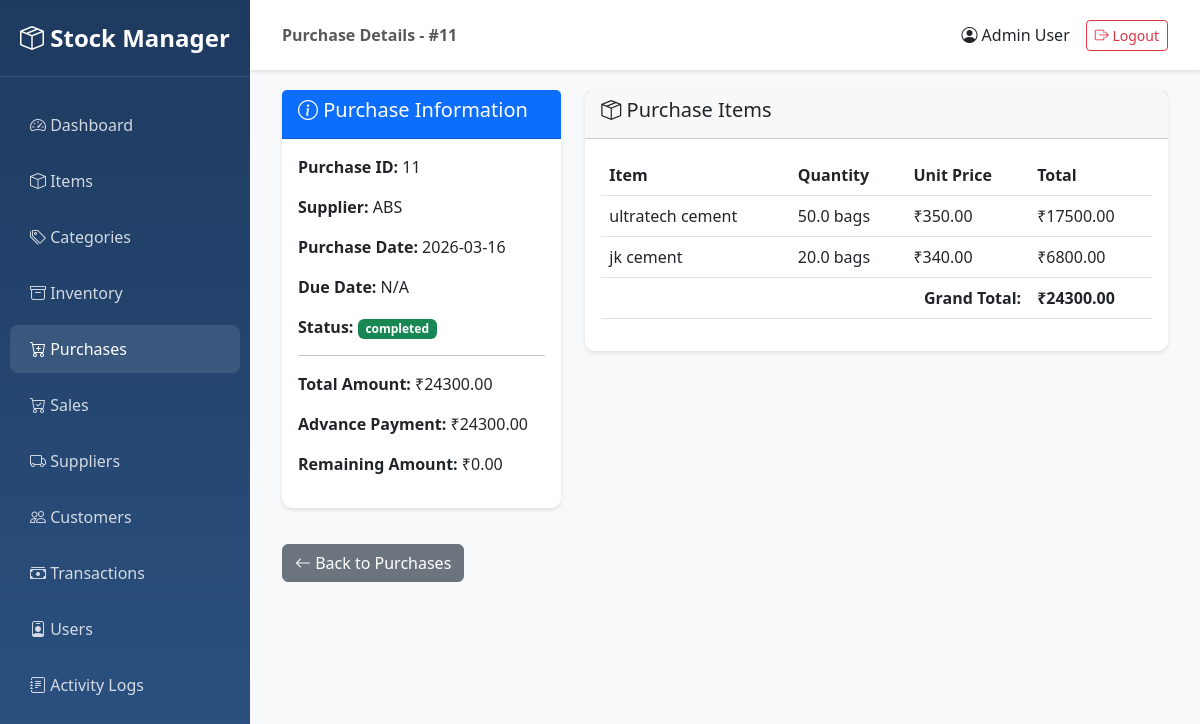
The app's page /purchases/11/view (signed in) with its own data.
### app/models/purchase.py (models this page shows, shortened)
class Purchase(db.Model):
    __tablename__ = 'purchases'
    purchase_id = db.Column(db.Integer, primary_key=True)
    supplier_id = db.Column(db.Integer, db.ForeignKey('suppliers.supplier_id'), nullable=False)
    purchase_date = db.Column(db.Date, nullable=False, default=datetime.utcnow)
    total_amount = db.Column(db.Float, nullable=False, default=0.0)
    advance_payment = db.Column(db.Float, nullable=False, default=0.0)
    remaining_amount = db.Column(db.Float, nullable=False, default=0.0)
    due_date = db.Column(db.Date, nullable=True)
    status = db.Column(db.String(20), nullable=False, default='pending')  # pending, completed, cancelled
    created_by = db.Column(db.Integer, db.ForeignKey('users.user_id'), nullable=True)
    updated_by = db.Column(db.Integer, db.ForeignKey('users.user_id'), nullable=True)
    created_at = db.Column(db.DateTime, nullable=False, default=datetime.utcnow)
    updated_at = db.Column(db.DateTime, nullable=False, default=datetime.utcnow, onupdate=datetime.utcnow)
    items = db.relationship('PurchaseItem', backref='purchase', lazy='dynamic', cascade='all, delete-orphan')

class PurchaseItem(db.Model):
    __tablename__ = 'purchase_items'
    id = db.Column(db.Integer, primary_key=True)
    purchase_id = db.Column(db.Integer, db.ForeignKey('purchases.purchase_id'), nullable=False)
    item_id = db.Column(db.Integer, db.ForeignKey('items.item_id'), nullable=False)
    quantity = db.Column(db.Float, nullable=False)
    price = db.Column(db.Float, nullable=False)
    total = db.Column(db.Float, nullable=False)
    created_by = db.Column(db.Integer, db.ForeignKey('users.user_id'), nullable=True)
    updated_by = db.Column(db.Integer, db.ForeignKey('users.user_id'), nullable=True)
    created_at = db.Column(db.DateTime, nullable=False, default=datetime.utcnow)
    updated_at = db.Column(db.DateTime, nullable=False, default=datetime.utcnow, onupdate=datetime.utcnow)

### app/models/user.py (models this page shows, shortened)
class User(UserMixin, db.Model):
    __tablename__ = 'users'
    user_id = db.Column(db.Integer, primary_key=True)
    name = db.Column(db.String(100), nullable=False)
    username = db.Column(db.String(50), unique=True, nullable=False, index=True)
    password = db.Column(db.String(255), nullable=False)
    role = db.Column(db.String(20), nullable=False, default='user')  # admin, manager, user
    status = db.Column(db.String(20), nullable=False, default='active')  # active, inactive
    created_by = db.Column(db.Integer, db.ForeignKey('users.user_id'), nullable=True)
    updated_by = db.Column(db.Integer, db.ForeignKey('users.user_id'), nullable=True)
    created_at = db.Column(db.DateTime, nullable=False, default=datetime.utcnow)
    updated_at = db.Column(db.DateTime, nullable=False, default=datetime.utcnow, onupdate=datetime.utcnow)
    logs = db.relationship('Log', backref='user', lazy='dynamic')
    def is_admin(self):
        return self.role == 'admin'

### app/models/supplier.py (models this page shows, shortened)
class Supplier(db.Model):
    __tablename__ = 'suppliers'
    supplier_id = db.Column(db.Integer, primary_key=True)
    supplier_name = db.Column(db.String(200), nullable=False, index=True)
    phone = db.Column(db.String(20), nullable=True)
    address = db.Column(db.Text, nullable=True)
    current_balance = db.Column(db.Float, nullable=False, default=0.0)
    created_by = db.Column(db.Integer, db.ForeignKey('users.user_id'), nullable=True)
    updated_by = db.Column(db.Integer, db.ForeignKey('users.user_id'), nullable=True)
    created_at = db.Column(db.DateTime, nullable=False, default=datetime.utcnow)
    updated_at = db.Column(db.DateTime, nullable=False, default=datetime.utcnow, onupdate=datetime.utcnow)
    purchases = db.relationship('Purchase', backref='supplier', lazy='dynamic')

### app/models/item.py (models this page shows, shortened)
class Item(db.Model):
    __tablename__ = 'items'
    item_id = db.Column(db.Integer, primary_key=True)
    item_name = db.Column(db.String(200), nullable=False, index=True)
    category_id = db.Column(db.Integer, db.ForeignKey('categories.category_id'), nullable=False)
    unit = db.Column(db.String(50), nullable=False)  # kg, pcs, ltr, etc.
    purchase_price = db.Column(db.Float, nullable=False, default=0.0)
    sale_price = db.Column(db.Float, nullable=False, default=0.0)
    min_stock = db.Column(db.Float, nullable=False, default=0.0)
    created_by = db.Column(db.Integer, db.ForeignKey('users.user_id'), nullable=True)
    updated_by = db.Column(db.Integer, db.ForeignKey('users.user_id'), nullable=True)
    created_at = db.Column(db.DateTime, nullable=False, default=datetime.utcnow)
    updated_at = db.Column(db.DateTime, nullable=False, default=datetime.utcnow, onupdate=datetime.utcnow)
    purchase_items = db.relationship('PurchaseItem', backref='item', lazy='dynamic')
    sale_items = db.relationship('SaleItem', backref='item', lazy='dynamic')
    inventory = db.relationship('Inventory', uselist=False, viewonly=True)

### app/routes/purchases.py (the view)
@purchases_bp.route('/<int:purchase_id>/view')
@login_required
def view_purchase(purchase_id):
    purchase = Purchase.query.get_or_404(purchase_id)
    return render_template('purchases/view.html', purchase=purchase)

### app/templates/purchases/view.html (shortened to what this page needs)
{% extends "base.html" %}
{% block page_title %}Purchase Details - #{{ purchase.purchase_id }}{% endblock %}
{% block content %}
<div class="container-fluid">
    <div class="row">
        <div class="col-md-4">
            <div class="card">
                <div class="card-header bg-primary text-white">
                    <h5><i class="bi bi-info-circle"></i> Purchase Information</h5>
                </div>
                <div class="card-body">
                    <p><strong>Purchase ID:</strong> {{ purchase.purchase_id }}</p>
                    <p><strong>Supplier:</strong> {{ purchase.supplier.supplier_name }}</p>
                    <p><strong>Purchase Date:</strong> {{ purchase.purchase_date }}</p>
                    <p><strong>Due Date:</strong> {{ purchase.due_date or 'N/A' }}</p>
                    <p><strong>Status:</strong>
                        <span class="badge bg-{{ 'success' if purchase.status == 'completed' else 'warning' }}">
                            {{ purchase.status }}
                        </span>
                    </p>
                    <hr>
                    <p><strong>Total Amount:</strong> ₹{{ "%.2f"|format(purchase.total_amount) }}</p>
                    <p><strong>Advance Payment:</strong> ₹{{ "%.2f"|format(purchase.advance_payment) }}</p>
                    <p><strong>Remaining Amount:</strong> ₹{{ "%.2f"|format(purchase.remaining_amount) }}</p>
                </div>
            </div>
        </div>
        <div class="col-md-8">
            <div class="card">
                <div class="card-header">
                    <h5><i class="bi bi-box-seam"></i> Purchase Items</h5>
                </div>
                <div class="card-body">
                    <div class="table-responsive">
                        <table class="table">
                            <thead>
                                <tr>
                                    <th>Item</th>
                                    <th>Quantity</th>
                                    <th>Unit Price</th>
                                    <th>Total</th>
                                </tr>
                            </thead>
                            <tbody>
                                {% for item in purchase.items %}
                                <tr>
                                    <td>{{ item.item.item_name }}</td>
                                    <td>{{ item.quantity }} {{ item.item.unit }}</td>
                                    <td>₹{{ "%.2f"|format(item.price) }}</td>
                                    <td>₹{{ "%.2f"|format(item.total) }}</td>
                                </tr>
                                {% endfor %}
                            </tbody>
                            <tfoot>
                                <tr>
                                    <td colspan="3" class="text-end"><strong>Grand Total:</strong></td>
                                    <td><strong>₹{{ "%.2f"|format(purchase.total_amount) }}</strong></td>
                                </tr>
                            </tfoot>
                        </table>
                    </div>
                </div>
            </div>
        </div>
    </div>
    <div class="mt-3">
        <a href="{{ url_for('purchases.list_purchases') }}" class="btn btn-secondary">
            <i class="bi bi-arrow-left"></i> Back to Purchases
        </a>
    </div>
</div>
{% endblock %}

### app/templates/base.html (shortened to what this page needs)
<!DOCTYPE html>
<html lang="en">
<head>
    <link href="https://cdn.jsdelivr.net/npm/bootstrap@5.3.0/dist/css/bootstrap.min.css" rel="stylesheet">
    <link rel="stylesheet" href="https://cdn.jsdelivr.net/npm/bootstrap-icons@1.11.0/font/bootstrap-icons.css">
</head>
<body>
    {% if current_user.is_authenticated %}
    <div class="sidebar">
        <div class="brand-logo">
            <i class="bi bi-box-seam"></i> Stock Manager
        </div>
        <ul class="nav flex-column">
            <li class="nav-item">
                <a class="nav-link {% if request.endpoint == 'main.dashboard' %}active{% endif %}" href="{{ url_for('main.dashboard') }}">
                    <i class="bi bi-speedometer2"></i> Dashboard
                </a>
            </li>
            <li class="nav-item">
                <a class="nav-link {% if 'items' in request.endpoint %}active{% endif %}" href="{{ url_for('items.list_items') }}">
                    <i class="bi bi-box"></i> Items
                </a>
            </li>
            <li class="nav-item">
                <a class="nav-link {% if 'categories' in request.endpoint %}active{% endif %}" href="{{ url_for('categories.list_categories') }}">
                    <i class="bi bi-tags"></i> Categories
                </a>
            </li>
            <li class="nav-item">
                <a class="nav-link {% if 'inventory' in request.endpoint %}active{% endif %}" href="{{ url_for('inventory.list_inventory') }}">
                    <i class="bi bi-archive"></i> Inventory
                </a>
            </li>
            <li class="nav-item">
                <a class="nav-link {% if 'purchases' in request.endpoint %}active{% endif %}" href="{{ url_for('purchases.list_purchases') }}">
                    <i class="bi bi-cart-plus"></i> Purchases
                </a>
            </li>
            <li class="nav-item">
                <a class="nav-link {% if 'sales' in request.endpoint %}active{% endif %}" href="{{ url_for('sales.list_sales') }}">
                    <i class="bi bi-cart-check"></i> Sales
                </a>
            </li>
            <li class="nav-item">
                <a class="nav-link {% if 'suppliers' in request.endpoint %}active{% endif %}" href="{{ url_for('suppliers.list_suppliers') }}">
                    <i class="bi bi-truck"></i> Suppliers
                </a>
            </li>
            <li class="nav-item">
                <a class="nav-link {% if 'customers' in request.endpoint %}active{% endif %}" href="{{ url_for('customers.list_customers') }}">
                    <i class="bi bi-people"></i> Customers
                </a>
            </li>
            <li class="nav-item">
                <a class="nav-link {% if 'money' in request.endpoint %}active{% endif %}" href="{{ url_for('money.list_transactions') }}">
                    <i class="bi bi-cash-stack"></i> Transactions
                </a>
            </li>
            {% if current_user.is_admin() %}
            <li class="nav-item">
                <a class="nav-link {% if 'users' in request.endpoint %}active{% endif %}" href="{{ url_for('users.list_users') }}">
                    <i class="bi bi-person-badge"></i> Users
                </a>
            </li>
            <li class="nav-item">
                <a class="nav-link {% if 'logs' in request.endpoint %}active{% endif %}" href="{{ url_for('logs.list_logs') }}">
                    <i class="bi bi-journal-text"></i> Activity Logs
                </a>
            </li>
            {% endif %}
        </ul>
    </div>
    <nav class="navbar navbar-top">
        <div class="container-fluid">
            <span class="navbar-text">
                <strong>{% block page_title %}{% endblock %}</strong>
            </span>
            <div class="d-flex align-items-center">
                <span class="me-3">
                    <i class="bi bi-person-circle"></i> {{ current_user.name }}
                </span>
                <a href="{{ url_for('auth.logout') }}" class="btn btn-outline-danger btn-sm">
                    <i class="bi bi-box-arrow-right"></i> Logout
                </a>
            </div>
        </div>
    </nav>
    <div class="main-content">
        {% block content %}{% endblock %}
    </div>
    {% endif %}
</body>
</html>

### app/templates/base.html (style rules this page uses)
:root { --sidebar-width: 250px; }
body { font-family: 'Segoe UI', Tahoma, Geneva, Verdana, sans-serif; }
.sidebar { position: fixed; top: 0; left: 0; height: 100vh; width: var(--sidebar-width); background: linear-gradient(180deg, #1e3a5f 0%, #2c5282 100%); padding-top: 20px; overflow-y: auto; }
.sidebar .nav-link { color: rgba(255, 255, 255, 0.8); padding: 12px 20px; margin: 4px 10px; border-radius: 8px; transition: all 0.3s; }
.sidebar .nav-link:hover, .sidebar .nav-link.active { background: rgba(255, 255, 255, 0.1); color: white; }
.main-content { margin-left: var(--sidebar-width); padding: 20px; min-height: 100vh; background: #f8f9fa; }
.card { border: none; border-radius: 10px; box-shadow: 0 2px 4px rgba(0,0,0,0.1); margin-bottom: 20px; }
.navbar-top { margin-left: var(--sidebar-width); background: white; box-shadow: 0 2px 4px rgba(0,0,0,0.1); padding: 15px 20px; }
.brand-logo { color: white; font-size: 1.5rem; font-weight: bold; padding: 0 20px 20px; margin-bottom: 20px; border-bottom: 1px solid rgba(255,255,255,0.1); }

### records on screen
Purchase: purchase_id "11", purchase_date "2026-03-16", due_date "N/A", status "completed", total_amount "24300.00", advance_payment "24300.00", remaining_amount "0.00"
User: name "Admin User"
Supplier: supplier.supplier_name "ABS"
PurchaseItem: item.item_name "ultratech cement", quantity "50.0", item.unit "bags", price "350.00", total "17500.00"
PurchaseItem: item.item_name "jk cement", quantity "20.0", item.unit "bags", price "340.00", total "6800.00"
